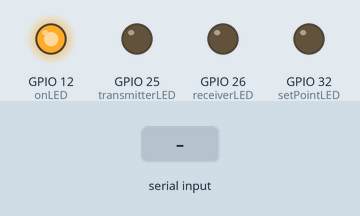
The sketch below on a simulated ESP32. Parts: output pins drawn as LEDs (lit = HIGH). The inputs (shaded band) are chosen by the test bench. Pins used as bus, display or sensor lines are not drawn; what the sketch prints to the serial monitor is not drawn.

Above: at 1.2 s.
1.3 s: "1" received over the second serial link
At 2.1 s:
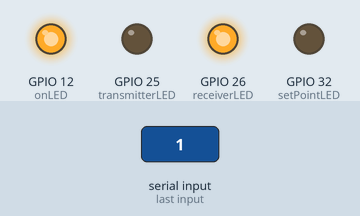
Timing chart, 0 to 4.3 s (numbered marks = the images above; inputs shaded):
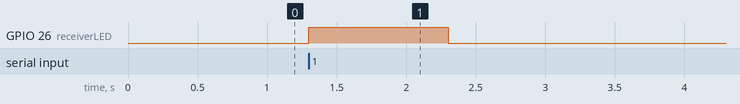

Measured:
- after the input at 1.3 s, GPIO 26 (receiverLED): LOW → HIGH at once, → LOW 1.0 s later

The sketch:

Mestre.ino
```cpp
#include <HardwareSerial.h>
#include <ArduinoJson.h>
#define RS485Enable 21   //RS485 Direction control 21

#define receiverLED         26
#define onLED         12
#define transmitterLED 25
#define setPointLED 32

HardwareSerial RS485Serial(1); // RX, TX

void setup() {
  pinMode(RS485Enable, OUTPUT);
  pinMode(onLED, OUTPUT);
  pinMode(receiverLED, OUTPUT);
  pinMode(transmitterLED, OUTPUT);
  pinMode(setPointLED, OUTPUT);
  Serial.begin(115200);
  RS485Serial.begin(1000000, SERIAL_8N1, 16, 17);
  digitalWrite(RS485Enable, LOW);
  digitalWrite(onLED, HIGH);
}

void loop() {
  for (int i = 1; i < 3; i++) {
    StaticJsonDocument<200> doc;
    doc["slaveId"] = i;
    doc["setPoint"] = 24.5;
    doc["value"] = 0.0;
    transmitter(doc);
    //  Serial.println("AAAAAA******");

    bool check = true;
    long timeAGORA = millis();
    while (RS485Serial.available() == 0) {
      if ((millis() - timeAGORA) > 15) {
        check = false;
        break;
      }
    }
    if (check) {
      readRS485();
      //    Serial.println("AAAAAA");
    }
  }
}

void transmitter(StaticJsonDocument<200> doc) {
  digitalWrite(RS485Enable, HIGH);
  digitalWrite(transmitterLED, HIGH);
  serializeJson(doc, RS485Serial);
  RS485Serial.flush();
  digitalWrite(transmitterLED, LOW);
  digitalWrite(RS485Enable, LOW);
}

void readRS485() {
  if (RS485Serial.available())
  {
    digitalWrite(receiverLED, HIGH);
    StaticJsonDocument<200> doc;
    DeserializationError error = deserializeJson(doc, RS485Serial);
    if (error) {
      Serial.print(F("deserializeJson() failed: "));
      Serial.println(error.c_str());
      return;
    }
    digitalWrite(receiverLED, LOW);
    serializeJsonPretty(doc, Serial);
    //    Serial.println("Recebido do Slave");
    //    serializeJson(doc, Serial);
  }
  delay(500);
}
```
